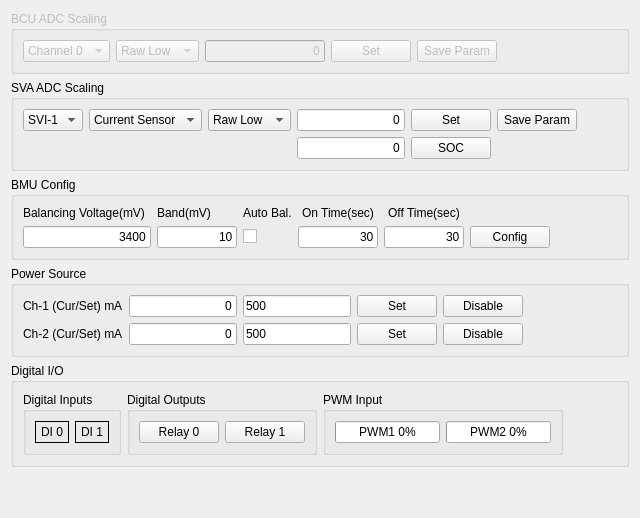
   <widget class="QWidget" name="tab_2">
    <attribute name="title">
     <string>週邊控制</string>
    </attribute>
    <layout class="QVBoxLayout" name="verticalLayout_2">
     <item>
      <widget class="QGroupBox" name="groupBox_5">
       <property name="enabled">
        <bool>false</bool>
       </property>
       <property name="minimumSize">
        <size>
         <width>0</width>
         <height>0</height>
        </size>
       </property>
       <property name="maximumSize">
        <size>
         <width>16777215</width>
         <height>16777215</height>
        </size>
       </property>
       <property name="title">
        <string>BCU ADC Scaling</string>
       </property>
       <layout class="QGridLayout" name="gridLayout_3">
        <item row="1" column="1">
         <widget class="QComboBox" name="cbADCOption">
          <property name="sizePolicy">
           <sizepolicy hsizetype="Preferred" vsizetype="MinimumExpanding">
            <horstretch>0</horstretch>
            <verstretch>0</verstretch>
           </sizepolicy>
          </property>
          <item>
           <property name="text">
            <string>Raw Low</string>
           </property>
          </item>
          <item>
           <property name="text">
            <string>Raw High</string>
           </property>
          </item>
          <item>
           <property name="text">
            <string>Eng Low</string>
           </property>
          </item>
          <item>
           <property name="text">
            <string>Eng High</string>
           </property>
          </item>
         </widget>
        </item>
        <item row="1" column="4">
         <widget class="QPushButton" name="pbSaveParam">
          <property name="sizePolicy">
           <sizepolicy hsizetype="Minimum" vsizetype="MinimumExpanding">
            <horstretch>0</horstretch>
            <verstretch>0</verstretch>
           </sizepolicy>
          </property>
          <property name="text">
           <string>Save Param</string>
          </property>
         </widget>
        </item>
        <item row="1" column="2">
         <widget class="FocusEditor" name="leADCCfgValue">
          <property name="text">
           <string>0</string>
          </property>
          <property name="alignment">
           <set>Qt::AlignRight|Qt::AlignTrailing|Qt::AlignVCenter</set>
          </property>
         </widget>
        </item>
        <item row="1" column="3">
         <widget class="QPushButton" name="pbADCConfig">
          <property name="sizePolicy">
           <sizepolicy hsizetype="Minimum" vsizetype="MinimumExpanding">
            <horstretch>0</horstretch>
            <verstretch>0</verstretch>
           </sizepolicy>
          </property>
          <property name="text">
           <string>Set</string>
          </property>
         </widget>
        </item>
        <item row="1" column="0">
         <widget class="QComboBox" name="cbADCChannel">
          <property name="sizePolicy">
           <sizepolicy hsizetype="Preferred" vsizetype="MinimumExpanding">
            <horstretch>0</horstretch>
            <verstretch>0</verstretch>
           </sizepolicy>
          </property>
          <item>
           <property name="text">
            <string>Channel 0</string>
           </property>
          </item>
          <item>
           <property name="text">
            <string>Channel 1</string>
           </property>
          </item>
          <item>
           <property name="text">
            <string>Channel 2</string>
           </property>
          </item>
          <item>
           <property name="text">
            <string>Channel 3</string>
           </property>
          </item>
          <item>
           <property name="text">
            <string>Channel 4</string>
           </property>
          </item>
          <item>
           <property name="text">
            <string>Channel 5</string>
           </property>
          </item>
          <item>
           <property name="text">
            <string>Channel 6</string>
           </property>
          </item>
          <item>
           <property name="text">
            <string>Channel 7</string>
           </property>
          </item>
         </widget>
        </item>
        <item row="1" column="5">
         <spacer name="horizontalSpacer_11">
          <property name="orientation">
           <enum>Qt::Horizontal</enum>
          </property>
          <property name="sizeHint" stdset="0">
           <size>
            <width>40</width>
            <height>20</height>
           </size>
          </property>
         </spacer>
        </item>
       </layout>
      </widget>
     </item>
     <item>
      <widget class="QGroupBox" name="groupBox_6">
       <property name="sizePolicy">
        <sizepolicy hsizetype="MinimumExpanding" vsizetype="MinimumExpanding">
         <horstretch>0</horstretch>
         <verstretch>0</verstretch>
        </sizepolicy>
       </property>
       <property name="minimumSize">
        <size>
         <width>0</width>
         <height>0</height>
        </size>
       </property>
       <property name="maximumSize">
        <size>
         <width>16777215</width>
         <height>16777215</height>
        </size>
       </property>
       <property name="title">
        <string>SVA ADC Scaling</string>
       </property>
       <layout class="QGridLayout" name="gridLayout_5">
        <item row="0" column="2">
         <widget class="QComboBox" name="cbSVIOption">
          <property name="sizePolicy">
           <sizepolicy hsizetype="Preferred" vsizetype="MinimumExpanding">
            <horstretch>0</horstretch>
            <verstretch>0</verstretch>
           </sizepolicy>
          </property>
          <item>
           <property name="text">
            <string>Raw Low</string>
           </property>
          </item>
          <item>
           <property name="text">
            <string>Raw High</string>
           </property>
          </item>
          <item>
           <property name="text">
            <string>Eng Low</string>
           </property>
          </item>
          <item>
           <property name="text">
            <string>Eng High</string>
           </property>
          </item>
          <item>
           <property name="text">
            <string>零點校正</string>
           </property>
          </item>
          <item>
           <property name="text">
            <string>幅度校正</string>
           </property>
          </item>
         </widget>
        </item>
        <item row="1" column="3">
         <widget class="FocusEditor" name="leSOC">
          <property name="sizePolicy">
           <sizepolicy hsizetype="Preferred" vsizetype="Fixed">
            <horstretch>0</horstretch>
            <verstretch>0</verstretch>
           </sizepolicy>
          </property>
          <property name="text">
           <string>0</string>
          </property>
          <property name="alignment">
           <set>Qt::AlignRight|Qt::AlignTrailing|Qt::AlignVCenter</set>
          </property>
         </widget>
        </item>
        <item row="0" column="3">
         <widget class="FocusEditor" name="leSVIValue">
          <property name="sizePolicy">
           <sizepolicy hsizetype="Preferred" vsizetype="Fixed">
            <horstretch>0</horstretch>
            <verstretch>0</verstretch>
           </sizepolicy>
          </property>
          <property name="text">
           <string>0</string>
          </property>
          <property name="alignment">
           <set>Qt::AlignRight|Qt::AlignTrailing|Qt::AlignVCenter</set>
          </property>
         </widget>
        </item>
        <item row="0" column="1">
         <widget class="QComboBox" name="cbSVIChannel">
          <property name="sizePolicy">
           <sizepolicy hsizetype="Expanding" vsizetype="MinimumExpanding">
            <horstretch>0</horstretch>
            <verstretch>0</verstretch>
           </sizepolicy>
          </property>
          <item>
           <property name="text">
            <string>Current Sensor</string>
           </property>
          </item>
          <item>
           <property name="text">
            <string>Stack Voltage</string>
           </property>
          </item>
         </widget>
        </item>
        <item row="0" column="0">
         <widget class="QComboBox" name="cbSVI">
          <property name="sizePolicy">
           <sizepolicy hsizetype="Preferred" vsizetype="MinimumExpanding">
            <horstretch>0</horstretch>
            <verstretch>0</verstretch>
           </sizepolicy>
          </property>
          <item>
           <property name="text">
            <string>SVI-1</string>
           </property>
          </item>
          <item>
           <property name="text">
            <string>SVI-2</string>
           </property>
          </item>
          <item>
           <property name="text">
            <string>SVI-3</string>
           </property>
          </item>
          <item>
           <property name="text">
            <string>SVI-4</string>
           </property>
          </item>
          <item>
           <property name="text">
            <string>SVI-5</string>
           </property>
          </item>
          <item>
           <property name="text">
            <string>SVI-6</string>
           </property>
          </item>
          <item>
           <property name="text">
            <string>SVI-7</string>
           </property>
          </item>
         </widget>
        </item>
        <item row="1" column="4">
         <widget class="QPushButton" name="pbSetSOC">
          <property name="sizePolicy">
           <sizepolicy hsizetype="Minimum" vsizetype="MinimumExpanding">
            <horstretch>0</horstretch>
            <verstretch>0</verstretch>
           </sizepolicy>
          </property>
          <property name="text">
           <string>SOC</string>
          </property>
         </widget>
        </item>
        <item row="0" column="4">
         <widget class="QPushButton" name="pbSVIConfig">
          <property name="enabled">
           <bool>true</bool>
          </property>
          <property name="sizePolicy">
           <sizepolicy hsizetype="Minimum" vsizetype="MinimumExpanding">
            <horstretch>0</horstretch>
            <verstretch>0</verstretch>
           </sizepolicy>
          </property>
          <property name="text">
           <string>Set</string>
          </property>
         </widget>
        </item>
        <item row="0" column="5">
         <widget class="QPushButton" name="pbSaveSVI">
          <property name="sizePolicy">
           <sizepolicy hsizetype="Minimum" vsizetype="MinimumExpanding">
            <horstretch>0</horstretch>
            <verstretch>0</verstretch>
           </sizepolicy>
          </property>
          <property name="text">
           <string>Save Param</string>
          </property>
         </widget>
        </item>
        <item row="0" column="6">
         <spacer name="horizontalSpacer_12">
          <property name="orientation">
           <enum>Qt::Horizontal</enum>
          </property>
          <property name="sizeHint" stdset="0">
           <size>
            <width>40</width>
            <height>20</height>
           </size>
          </property>
         </spacer>
        </item>
       </layout>
      </widget>
     </item>
     <item>
      <widget class="QGroupBox" name="groupBox_11">
       <property name="maximumSize">
        <size>
         <width>16777215</width>
         <height>16777215</height>
        </size>
       </property>
       <property name="title">
        <string>BMU Config</string>
       </property>
       <layout class="QGridLayout" name="gridLayout_6">
        <item row="0" column="1">
         <widget class="QLabel" name="label_2">
          <property name="text">
           <string>Balancing Voltage(mV)</string>
          </property>
         </widget>
        </item>
        <item row="0" column="5">
         <widget class="QLabel" name="label_4">
          <property name="text">
           <string>On Time(sec)</string>
          </property>
          <property name="alignment">
           <set>Qt::AlignCenter</set>
          </property>
         </widget>
        </item>
        <item row="0" column="6">
         <widget class="QLabel" name="label_5">
          <property name="text">
           <string>Off Time(sec)</string>
          </property>
          <property name="alignment">
           <set>Qt::AlignCenter</set>
          </property>
         </widget>
        </item>
        <item row="1" column="6">
         <widget class="QLineEdit" name="leBMUBOFF">
          <property name="maximumSize">
           <size>
            <width>80</width>
            <height>16777215</height>
           </size>
          </property>
          <property name="text">
           <string>30</string>
          </property>
          <property name="alignment">
           <set>Qt::AlignRight|Qt::AlignTrailing|Qt::AlignVCenter</set>
          </property>
         </widget>
        </item>
        <item row="0" column="4">
         <widget class="QLabel" name="label_3">
          <property name="text">
           <string>Auto Bal.</string>
          </property>
         </widget>
        </item>
        <item row="1" column="1" colspan="2">
         <widget class="QLineEdit" name="leBMUBV">
          <property name="text">
           <string>3400</string>
          </property>
          <property name="alignment">
           <set>Qt::AlignRight|Qt::AlignTrailing|Qt::AlignVCenter</set>
          </property>
         </widget>
        </item>
        <item row="1" column="4">
         <widget class="QCheckBox" name="cbBalancing">
          <property name="text">
           <string/>
          </property>
         </widget>
        </item>
        <item row="0" column="3">
         <widget class="QLabel" name="label_6">
          <property name="text">
           <string>Band(mV)</string>
          </property>
         </widget>
        </item>
        <item row="1" column="7">
         <widget class="QPushButton" name="pushButton">
          <property name="text">
           <string>Config</string>
          </property>
         </widget>
        </item>
        <item row="1" column="3">
         <widget class="QLineEdit" name="leBMUHV">
          <property name="maximumSize">
           <size>
            <width>80</width>
            <height>16777215</height>
           </size>
          </property>
          <property name="text">
           <string>10</string>
          </property>
          <property name="alignment">
           <set>Qt::AlignRight|Qt::AlignTrailing|Qt::AlignVCenter</set>
          </property>
         </widget>
        </item>
        <item row="1" column="5">
         <widget class="QLineEdit" name="leBMUBON">
          <property name="maximumSize">
           <size>
            <width>80</width>
            <height>16777215</height>
           </size>
          </property>
          <property name="text">
           <string>30</string>
          </property>
          <property name="alignment">
           <set>Qt::AlignRight|Qt::AlignTrailing|Qt::AlignVCenter</set>
          </property>
         </widget>
        </item>
        <item row="1" column="8">
         <spacer name="horizontalSpacer_13">
          <property name="orientation">
           <enum>Qt::Horizontal</enum>
          </property>
          <property name="sizeHint" stdset="0">
           <size>
            <width>40</width>
            <height>20</height>
           </size>
          </property>
         </spacer>
        </item>
       </layout>
      </widget>
     </item>
     <item>
      <widget class="QGroupBox" name="groupBox_10">
       <property name="title">
        <string>Power Source</string>
       </property>
       <layout class="QGridLayout" name="gridLayout_2">
        <item row="1" column="2">
         <widget class="FocusEditor" name="leVSourceSet_1">
          <property name="text">
           <string>500</string>
          </property>
         </widget>
        </item>
        <item row="0" column="4">
         <widget class="QPushButton" name="pbEnVS0">
          <property name="text">
           <string>Disable</string>
          </property>
         </widget>
        </item>
        <item row="0" column="1">
         <widget class="QLineEdit" name="leVSourceIn_0">
          <property name="text">
           <string>0</string>
          </property>
          <property name="alignment">
           <set>Qt::AlignRight|Qt::AlignTrailing|Qt::AlignVCenter</set>
          </property>
         </widget>
        </item>
        <item row="1" column="1">
         <widget class="QLineEdit" name="leVSourceIn_1">
          <property name="text">
           <string>0</string>
          </property>
          <property name="alignment">
           <set>Qt::AlignRight|Qt::AlignTrailing|Qt::AlignVCenter</set>
          </property>
         </widget>
        </item>
        <item row="0" column="2">
         <widget class="FocusEditor" name="leVSourceSet_0">
          <property name="text">
           <string>500</string>
          </property>
         </widget>
        </item>
        <item row="1" column="3">
         <widget class="QPushButton" name="pushButton_10">
          <property name="text">
           <string>Set</string>
          </property>
         </widget>
        </item>
        <item row="0" column="0">
         <widget class="QLabel" name="label_15">
          <property name="text">
           <string>Ch-1 (Cur/Set) mA</string>
          </property>
         </widget>
        </item>
        <item row="1" column="4">
         <widget class="QPushButton" name="pbEnVS1">
          <property name="text">
           <string>Disable</string>
          </property>
         </widget>
        </item>
        <item row="0" column="3">
         <widget class="QPushButton" name="pushButton_9">
          <property name="text">
           <string>Set</string>
          </property>
         </widget>
        </item>
        <item row="1" column="0">
         <widget class="QLabel" name="label_16">
          <property name="text">
           <string>Ch-2 (Cur/Set) mA</string>
          </property>
         </widget>
        </item>
        <item row="1" column="5">
         <spacer name="horizontalSpacer_14">
          <property name="orientation">
           <enum>Qt::Horizontal</enum>
          </property>
          <property name="sizeHint" stdset="0">
           <size>
            <width>40</width>
            <height>20</height>
           </size>
          </property>
         </spacer>
        </item>
       </layout>
      </widget>
     </item>
     <item>
      <widget class="QGroupBox" name="groupBox_9">
       <property name="title">
        <string>Digital I/O</string>
       </property>
       <layout class="QGridLayout" name="gridLayout">
        <item row="0" column="0">
         <widget class="QGroupBox" name="groupBox_2">
          <property name="title">
           <string>Digital Inputs</string>
          </property>
          <layout class="QHBoxLayout" name="horizontalLayout_3">
           <item>
            <widget class="QLabel" name="lb_DI0">
             <property name="frameShape">
              <enum>QFrame::Panel</enum>
             </property>
             <property name="text">
              <string>DI 0</string>
             </property>
             <property name="alignment">
              <set>Qt::AlignCenter</set>
             </property>
            </widget>
           </item>
           <item>
            <widget class="QLabel" name="lb_DI1">
             <property name="frameShape">
              <enum>QFrame::Panel</enum>
             </property>
             <property name="text">
              <string>DI 1</string>
             </property>
             <property name="alignment">
              <set>Qt::AlignCenter</set>
             </property>
            </widget>
           </item>
          </layout>
         </widget>
        </item>
        <item row="0" column="3">
         <spacer name="horizontalSpacer_15">
          <property name="orientation">
           <enum>Qt::Horizontal</enum>
          </property>
          <property name="sizeHint" stdset="0">
           <size>
            <width>40</width>
            <height>20</height>
           </size>
          </property>
         </spacer>
        </item>
        <item row="0" column="1">
         <widget class="QGroupBox" name="groupBox_3">
          <property name="title">
           <string>Digital Outputs</string>
          </property>
          <layout class="QHBoxLayout" name="horizontalLayout_4">
           <item>
            <widget class="QPushButton" name="pbRelay_0">
             <property name="text">
              <string>Relay 0</string>
             </property>
             <property name="checkable">
              <bool>true</bool>
             </property>
            </widget>
           </item>
           <item>
            <widget class="QPushButton" name="pbRelay_1">
             <property name="text">
              <string>Relay 1</string>
             </property>
             <property name="checkable">
              <bool>true</bool>
             </property>
            </widget>
           </item>
          </layout>
         </widget>
        </item>
        <item row="0" column="2">
         <widget class="QGroupBox" name="groupBox_4">
          <property name="minimumSize">
           <size>
            <width>240</width>
            <height>0</height>
           </size>
          </property>
          <property name="title">
           <string>PWM Input</string>
          </property>
          <layout class="QHBoxLayout" name="horizontalLayout">
           <item>
            <widget class="QProgressBar" name="pbPWM1">
             <property name="value">
              <number>0</number>
             </property>
             <property name="format">
              <string>PWM1 %p%</string>
             </property>
            </widget>
           </item>
           <item>
            <widget class="QProgressBar" name="pbPWM2">
             <property name="value">
              <number>0</number>
             </property>
             <property name="format">
              <string>PWM2 %p%</string>
             </property>
            </widget>
           </item>
          </layout>
         </widget>
        </item>
       </layout>
      </widget>
     </item>
     <item>
      <spacer name="verticalSpacer_3">
       <property name="orientation">
        <enum>Qt::Vertical</enum>
       </property>
       <property name="sizeHint" stdset="0">
        <size>
         <width>20</width>
         <height>40</height>
        </size>
       </property>
      </spacer>
     </item>
    </layout>
   </widget>
